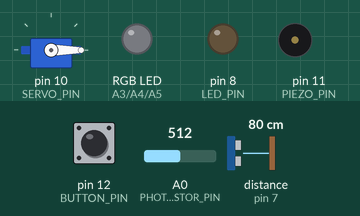
The sketch below on a simulated Arduino Uno, built with avr-gcc and run on an emulated ATmega328P. Shown: servo, an RGB LED mixed from three pins (HIGH = lit), output pins drawn as LEDs (lit = HIGH), buzzer (waves = sounding). Wiring (inferred from the names in the program): ultrasonic range finder: trigger pin 6; echo pin 7. Inputs (shaded band) come from the test bench; at power-on: A0 (PHOTORESISTOR_PIN) = 512, distance to the obstacle (sensor on pin 7) 80 cm, pin 12 (BUTTON_PIN) LOW. The echo pulse lasts 58.3 µs per cm; pins used as bus, display or sensor lines are not drawn; what the sketch prints to the serial monitor is not drawn.

Above: at 1.3 s.
1.4 s: A0 (PHOTORESISTOR_PIN) set to 588
2.9 s: A0 (PHOTORESISTOR_PIN) set to 606
At 3.16 s:
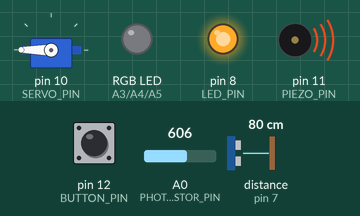
5.9 s: distance to the obstacle (sensor on pin 7) set to 12 cm
8.9 s: distance to the obstacle (sensor on pin 7) set to 9 cm
At 9.21 s:
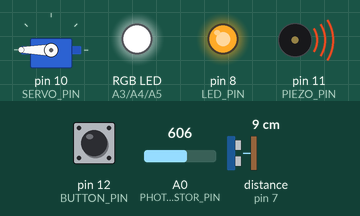
11.9 s: pin 12 (BUTTON_PIN) pulled HIGH for 0.6 s
At 12.22 s:
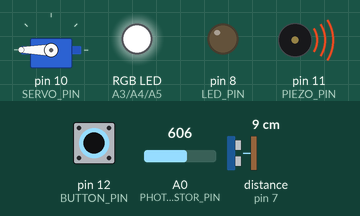
14.9 s: A0 (PHOTORESISTOR_PIN) set to 590
At 15.9 s:
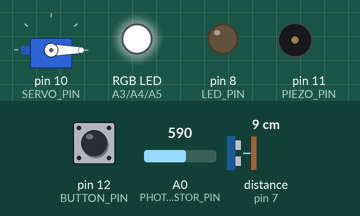
Timing chart, 0 to 17.6 s (numbered marks = the images above; inputs shaded):
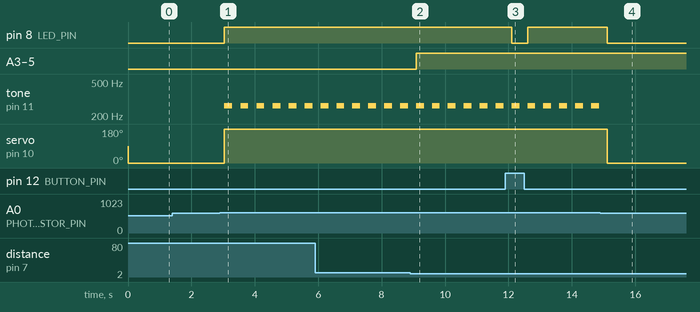

The sketch:

Exam.ino
```cpp
/*라이브러리 불러오기*/
#include<Servo.h>

/*사용할 핀 정의*/
#define PHOTORESISTOR_PIN A0
#define PIEZO_PIN 11
#define BUTTON_PIN 12
#define LED_PIN 8
#define SERVO_PIN 10
#define TRIG_PIN 6 // 초음파 송신핀
#define ECHO_PIN 7 // 초음파 수신핀
#define RGB_LED_R_PIN A3
#define RGB_LED_G_PIN A4
#define RGB_LED_B_PIN A5

/*정의,고정상수*/
const int SCALE[8] = {262, 294, 330, 249, 392, 440, 494, 523}; // 피에조를 음계
Servo servo;

/*초기화*/
void setup() {
  // 레이트 9600으로 설정(시리얼통신)
  Serial.begin(9600);
  // 핀 초기화
  servo.attach(SERVO_PIN);
  pinMode(PIEZO_PIN, OUTPUT);
  pinMode(PHOTORESISTOR_PIN, INPUT);
  pinMode(BUTTON_PIN, INPUT);
  pinMode(LED_PIN, OUTPUT);
  pinMode(TRIG_PIN, OUTPUT);
  pinMode(ECHO_PIN, INPUT);
  pinMode(RGB_LED_R_PIN, OUTPUT);
  pinMode(RGB_LED_G_PIN, OUTPUT);
  pinMode(RGB_LED_B_PIN, OUTPUT);
}
/*함수*/
int getUltrasonicDistance(const int trig_pin, const int echo_pin){
  long duration, distance; // duration : 초음파가 반사되어 돌아오는 시간, distance : 측정된 거리값(cm값)
  digitalWrite(trig_pin, LOW);
  delayMicroseconds(2);
  digitalWrite(trig_pin, HIGH);
  delayMicroseconds(10);
  digitalWrite(trig_pin, LOW);

  //물체에 반사되어돌아온 초음파의 시간을 변수에 저장합니다.
  duration = pulseIn(echo_pin, HIGH);
  distance = duration * 17 / 1000;

  return distance;
}
void setRGBLed(int r, int g, int b){
  analogWrite(RGB_LED_R_PIN, r);
  analogWrite(RGB_LED_G_PIN, g);
  analogWrite(RGB_LED_B_PIN, b);
}
/*메인 루프*/
void loop() {
  // 조도 센서 값 받기(확인)
  int pho_value = analogRead(PHOTORESISTOR_PIN); // 밝을때 : 300 이하, 어두울때 : 600 이상
  Serial.print("조도센서 값 : ");
  Serial.println(pho_value);
  // 버튼 센서 값 받기(확인)
  int but_value = digitalRead(BUTTON_PIN);
  Serial.print("버튼 값 : ");
  Serial.println(but_value);
  // 초음파 센서 값 받기(확인)
  int ult_value = getUltrasonicDistance(TRIG_PIN, ECHO_PIN);
  Serial.print("DIstance : ");
  Serial.print(ult_value); //측정된 물체로부터 거리값(cm값)을 보여줍니다.
  Serial.println(" Cm");
  // 어두워지면
  if(pho_value >= 600){
    tone(PIEZO_PIN, SCALE[0],250);
    digitalWrite(LED_PIN, HIGH);
    servo.write(180);
  }
  else{
    digitalWrite(LED_PIN, LOW);
    servo.write(0);
  }
  // 만약 버튼이 눌린다면
  if(but_value){
    digitalWrite(LED_PIN, LOW);
  }
  // 사람이 가까이 다가오면
  if(ult_value < 10){
    setRGBLed(255,255,255);
  }
  else{
    setRGBLed(0, 0, 0);
  }
  delay(500);
}
```

Measured:
- the behaviour switches between 599 and 600 on A0 (PHOTORESISTOR_PIN) (found by bisection; images 0 and 1)
- the behaviour switches between 11 and 10 cm on distance to the obstacle (sensor on pin 7) (found by bisection; images 1 and 2)
- after the input at 1.4 s, every drawn part: stays the same
- after the input at 2.9 s, pin 8 (LED_PIN): LOW → HIGH after 0.14 s; tone on pin 11 (PIEZO_PIN): alternates 262 Hz for 0.25 s and silent for 0.26 s, starting after 0.14 s; servo on pin 10 (SERVO_PIN): 0° → 180° after 0.14 s
- after the input at 8.9 s, A3 (RGB_LED_R_PIN), A4 (RGB_LED_G_PIN), A5 (RGB_LED_B_PIN): LOW → HIGH after 0.19 s
- after the input at 11.9 s, pin 8 (LED_PIN): HIGH → LOW after 0.20 s, → HIGH 0.50 s later
- after the input at 14.9 s, pin 8 (LED_PIN): HIGH → LOW after 0.21 s; tone on pin 11 (PIEZO_PIN): stops changing and stays silent; servo on pin 10 (SERVO_PIN): 180° → 0° after 0.21 s
